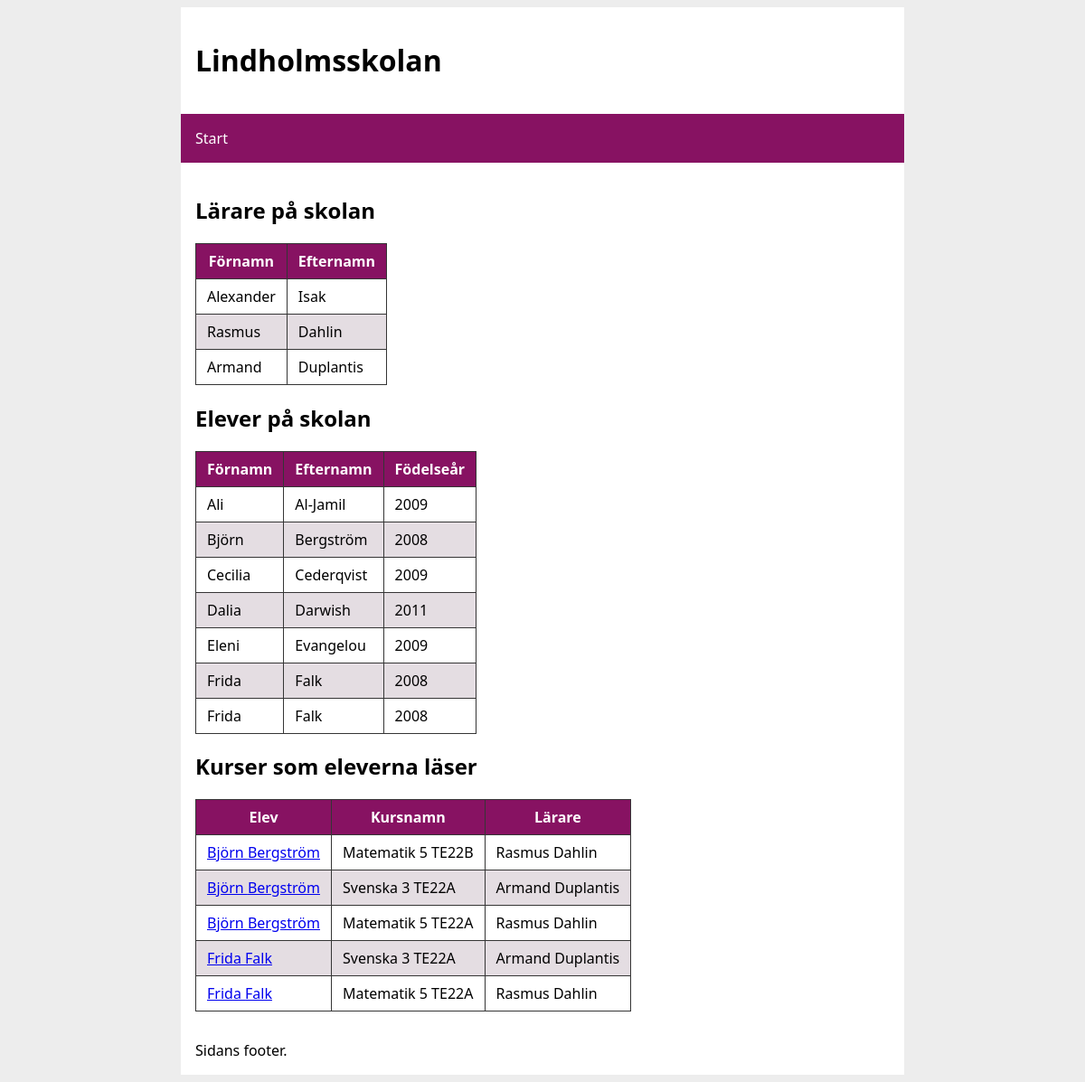
The page /public_html/projekt-3/index.php on the database its author committed.
### tables this page shows
CREATE TABLE Teachers (TeacherId INTEGER PRIMARY KEY AUTOINCREMENT, FirstName TEXT NOT NULL, LastName TEXT NOT NULL);

CREATE TABLE Students (StudentId INTEGER PRIMARY KEY AUTOINCREMENT, FirstName TEXT NOT NULL, LastName TEXT NOT NULL, BirthYear INTEGER NOT NULL);

### projekt-3-config.php (called while the page is built)
<?php
$siteurl = "http://localhost:3000/projekt-3/public_html/projekt-3/";

### public_html/projekt-3/index.php (the view, shortened to what this page needs)
<?php
require_once("../../projekt-3-app.php");
    $stmt = $pdo->prepare("SELECT * FROM Teachers");
    $stmt->execute();
    $result = $stmt->fetchAll(PDO::FETCH_ASSOC);
    $stmt2 = $pdo->prepare("SELECT * FROM Students");
    $stmt2->execute();
    $result2 = $stmt2->fetchAll(PDO::FETCH_ASSOC);
    $stmt3 = $pdo->prepare("SELECT * FROM StudentsClassesView");
    $stmt3->execute();
    $result3 = $stmt3->fetchAll(PDO::FETCH_ASSOC);
require($includeDir . "/header.php");
?>
<main>
    <h2><b>Lärare på skolan</b></h2>
    <table>
        <tr>
            <th>Förnamn</th>
            <th>Efternamn</th>
        </tr>
        <?php foreach ($result as $key => $value) : ?>
            <tr>
                <td><?= $value['FirstName'] ?></td>
                <td><?= $value['LastName'] ?></td>
            </tr>
        <?php endforeach; ?>
    </table>
    <h2><b>Elever på skolan</b></h2>
    <table>
        <tr>
            <th>Förnamn</th>
            <th>Efternamn</th>
            <th>Födelseår</th>
        </tr>
        <?php foreach ($result2 as $key => $value) : ?>
            <tr>
                <td><?= $value['FirstName'] ?></td>
                <td><?= $value['LastName'] ?></td>
                <td><?= $value['BirthYear'] ?></td>
            </tr>
        <?php endforeach; ?>
    </table>
    <h2><b>Kurser som eleverna läser</b></h2>
    <table>
        <tr>
            <th>Elev</th>
            <th>Kursnamn</th>
            <th>Lärare</th>
        </tr>
        <?php foreach ($result3 as $key => $value) : ?>
            <tr>
                <td><a href="student.php?id=<?= $value['StudentId'] ?>"> <?= $value['FirstName']?> <?=$value['LastName']?> </a></td>
                <td><?= $value['Name'] ?></td>
                <td><?= $value['FirstName:1'] ?> <?= $value['LastName:1'] ?></td>
            </tr>
        <?php endforeach; ?>
    </table>
</main>
<?php require($includeDir . "/footer.php"); ?>

### projekt-3-includes/header.php (shortened to what this page needs)
<!DOCTYPE html>
<html lang="en">
<head>
    <link rel="stylesheet" href="<?= $siteurl ?>style.css">
</head>
<body>
<header>
    <h1>Lindholmsskolan</h1>
</header>
<nav>
    <a href="index.php">Start</a>
</nav>

### projekt-3-includes/footer.php
<footer>
    Sidans footer.
</footer>
</body>
</html>

### public_html/projekt-3/style.css (style rules this page uses)
* { box-sizing: border-box; }
:root { --site-width: 50rem; }
body { background-color: rgb(237, 237, 237); font-family: system-ui, -apple-system, BlinkMacSystemFont, 'Segoe UI', Roboto, Oxygen, Ubuntu, Cantarell, 'Open Sans', 'Helvetica Neue', sans-serif; }
header, main, footer { max-width: var(--site-width); margin: auto; background-color: white; padding: 1rem; }
nav { max-width: var(--site-width); margin: auto; background-color: rgb(135, 18, 98); display: flex; }
nav a { text-decoration: none; color: white; padding: 1rem; }
table { border-spacing: 0; border-collapse: collapse; }
td, th { border: solid 1px rgb(53, 53, 53); padding: 0.5rem 0.75rem; }
th { background-color: rgb(135, 18, 98); color: white; }
tr:nth-child(odd) { background-color: rgb(228, 221, 226); }

### rows shown on the page
teachers: FirstName "Alexander", LastName "Isak"
teachers: FirstName "Rasmus", LastName "Dahlin"
teachers: FirstName "Armand", LastName "Duplantis"
students: FirstName "Ali", LastName "Al-Jamil", BirthYear "2009"
students: FirstName "Björn", LastName "Bergström", BirthYear "2008"
students: FirstName "Cecilia", LastName "Cederqvist", BirthYear "2009"
students: FirstName "Dalia", LastName "Darwish", BirthYear "2011"
students: FirstName "Eleni", LastName "Evangelou", BirthYear "2009"
students: FirstName "Frida", LastName "Falk", BirthYear "2008"
students: FirstName "Frida", LastName "Falk", BirthYear "2008"

### other values the page prints
$value['FirstName'] "Björn"
$value['LastName'] "Bergström"
$value['Name'] "Matematik 5 TE22B"
$value['FirstName:1'] "Rasmus"
$value['LastName:1'] "Dahlin"
$value['Name'] "Svenska 3 TE22A"
$value['FirstName:1'] "Armand"
$value['LastName:1'] "Duplantis"
$value['Name'] "Matematik 5 TE22A"
$value['FirstName'] "Frida"
$value['LastName'] "Falk"
